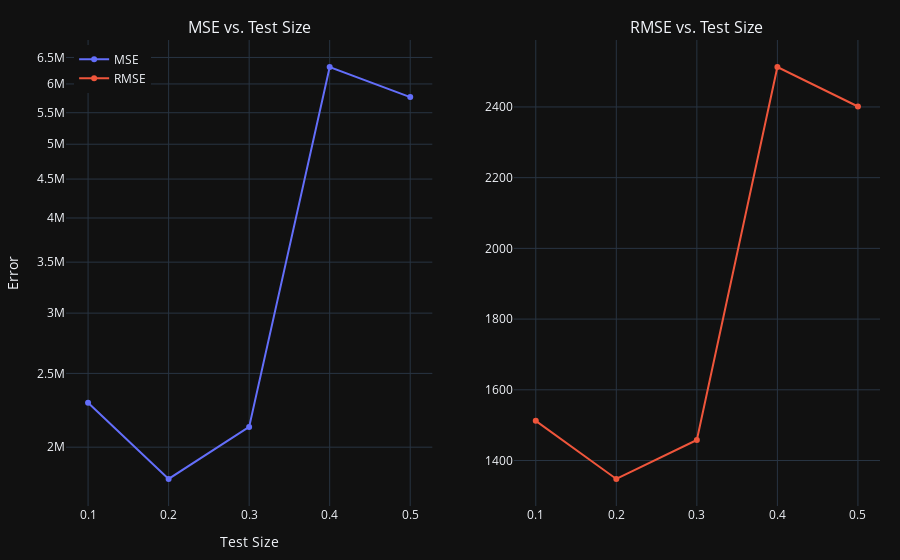

Notebook code cell kept with this figure:
### Code cell
def train_model_get_errors(X_train, y_train, X_test, y_test):
    # Train the model
    model = RandomForestRegressor()
    model.fit(X_train, y_train)
    
    # Make predictions
    y_pred = model.predict(X_test)
    
    # Calculate errors
    mse = mean_squared_error(y_test, y_pred)
    rmse = mean_squared_error(y_test, y_pred, squared=False)
    
    return mse, rmse


# Train the model and get errors for different test sizes
test_sizes = [0.1, 0.2, 0.3, 0.4, 0.5]
mses = []
rmses = []
for size in test_sizes:
    X_train, X_test, y_train, y_test = train_test_split(X, y, test_size=size, random_state=100)
    mse, rmse = train_model_get_errors(X_train, y_train, X_test, y_test)
    mses.append(mse)
    rmses.append(rmse)

# Subplots
fig2 = make_subplots(rows=1, cols=2, subplot_titles=("MSE vs. Test Size", "RMSE vs. Test Size"))

# Add traces
fig2.add_trace(go.Scatter(x=test_sizes, y=mses, mode='lines+markers', name='MSE'), row=1, col=1)
fig2.add_trace(go.Scatter(x=test_sizes, y=rmses, mode='lines+markers', name='RMSE'), row=1, col=2)

fig2.update_layout(xaxis_title="Test Size",
                  yaxis_title="Error",
                  xaxis=dict(tickvals=test_sizes, ticktext=[str(size) for size in test_sizes]),
                  yaxis=dict(type='log'),  # log scale 
                  legend=dict(x=0.01, y=0.99),
                  margin=dict(l=20, r=20, t=40, b=20),
                  template='plotly_dark')

fig2.show()

### Figure 1 — Plotly figure (JSON) as saved in the notebook; plotly's stock layout.template omitted (floating-point values rounded to 4 significant figures)
{"data": [{"mode": "lines+markers", "name": "MSE", "type": "scatter", "x": [0.1, 0.2, 0.3, 0.4, 0.5], "xaxis": "x", "y": [2287000.0, 1817000.0, 2126000.0, 6315000.0, 5766000.0], "yaxis": "y"}, {"mode": "lines+markers", "name": "RMSE", "type": "scatter", "x": [0.1, 0.2, 0.3, 0.4, 0.5], "xaxis": "x2", "y": [1512.0, 1348.0, 1458.0, 2513.0, 2401.0], "yaxis": "y2"}], "layout": {"annotations": [{"font": {"size": 16}, "showarrow": false, "text": "MSE vs. Test Size", "x": 0.225, "xanchor": "center", "xref": "paper", "y": 1, "yanchor": "bottom", "yref": "paper"}, {"font": {"size": 16}, "showarrow": false, "text": "RMSE vs. Test Size", "x": 0.775, "xanchor": "center", "xref": "paper", "y": 1, "yanchor": "bottom", "yref": "paper"}], "legend": {"x": 0.01, "y": 0.99}, "margin": {"b": 20, "l": 20, "r": 20, "t": 40}, "xaxis": {"anchor": "y", "domain": [0, 0.45], "ticktext": ["0.1", "0.2", "0.3", "0.4", "0.5"], "tickvals": [0.1, 0.2, 0.3, 0.4, 0.5], "title": {"text": "Test Size"}}, "xaxis2": {"anchor": "y2", "domain": [0.55, 1]}, "yaxis": {"anchor": "x", "domain": [0, 1], "title": {"text": "Error"}, "type": "log"}, "yaxis2": {"anchor": "x2", "domain": [0, 1]}}}
